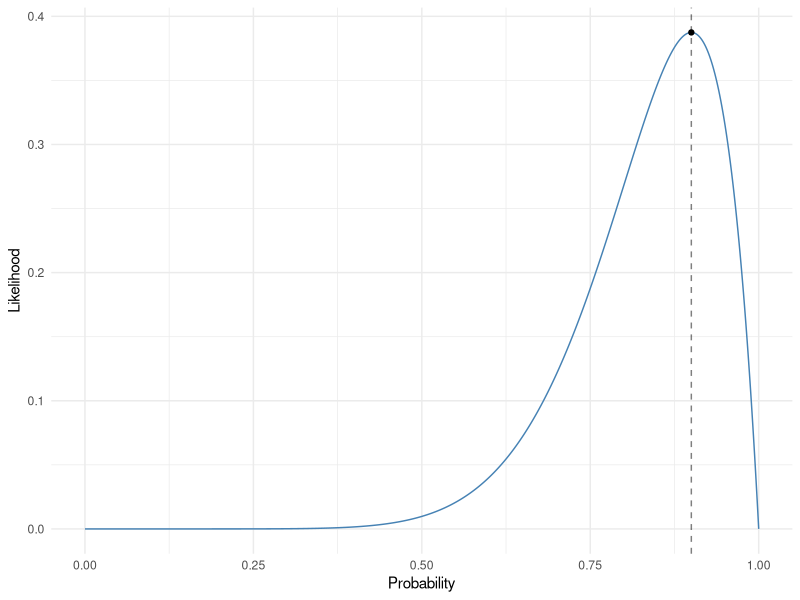

This chart was generated by the following R code:
## ---- chunk 1
library(tidyverse)
## ---- chunk 2
thoma = c(rep(1, 9), rep(0, 1))   # 9 correct 1 wrong
palle = c(rep(1, 2))              # palle has other things to do and only answered 2 question correct
iker = c(rep(1, 82), rep(0, 18))  # iker is very dilligent and answers lots of questions (82 correct 18 wrong)
## ---- chunk 3
# you can simply use dbinom
binomial <- function(n_correct, n_trials, p){
  choose(n_trials, n_correct) * p^n_correct * (1-p)^(n_trials-n_correct)  # what does the choose function do?
}
## ---- chunk 4
grid = seq(from=0, to=1, by=0.001)

n_correct = sum(thoma == 1)
n_trials = length(thoma)

likelihood = binomial(n_correct, n_trials, grid)

maximum_likelihood = n_correct/n_trials  # derived analytically
# or
maximum_likelihood = grid[likelihood == max(likelihood)] # argmax function
# what is meant by the argmax function?
## ---- chunk 5
tibble(grid, likelihood) %>% 
  ggplot(aes(grid,likelihood)) +
  geom_line(color="steelblue") + 
    # aesthetic stuff:
  geom_vline(xintercept=maximum_likelihood, linetype="dashed", alpha=0.5) + 
  annotate("point", x = maximum_likelihood, y=max(likelihood)) + 
  theme_minimal() +
  labs(x="Probability", y="Likelihood")
## ---- chunk 6
h0 <- log(likelihood[grid==0.5])
ha <- log(likelihood[grid==maximum_likelihood])

lik_ratio <- 2*(ha - h0)  # what does this equation correspond to in the paper?

p_value = pchisq(q = lik_ratio, df = 1, lower.tail = F)
# interpret the p-value, what does it tell you?
